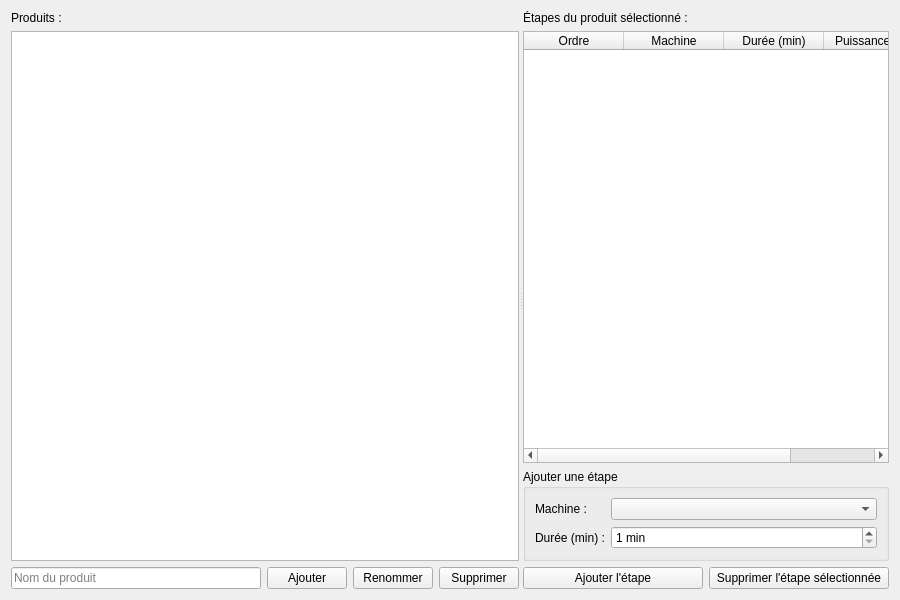
<?xml version="1.0" encoding="UTF-8"?>
<ui version="4.0">
 <class>ProductsTab</class>
 <widget class="QWidget" name="ProductsTab">
  <property name="geometry">
   <rect><x>0</x><y>0</y><width>900</width><height>600</height></rect>
  </property>
  <layout class="QVBoxLayout" name="main_layout">
   <item>
    <widget class="QSplitter" name="splitter">
     <property name="orientation"><enum>Qt::Horizontal</enum></property>
     <!-- Panneau gauche : liste des produits -->
     <widget class="QWidget" name="left_panel">
      <layout class="QVBoxLayout" name="left_vbox">
       <item>
        <widget class="QLabel" name="lbl_products">
         <property name="text"><string>Produits :</string></property>
        </widget>
       </item>
       <item>
        <widget class="QListWidget" name="list_products"/>
       </item>
       <item>
        <layout class="QHBoxLayout" name="prod_btn_row">
         <item>
          <widget class="QLineEdit" name="inp_prod_name">
           <property name="placeholderText"><string>Nom du produit</string></property>
          </widget>
         </item>
         <item>
          <widget class="QPushButton" name="btn_add_prod"><property name="text"><string>Ajouter</string></property></widget>
         </item>
         <item>
          <widget class="QPushButton" name="btn_ren_prod"><property name="text"><string>Renommer</string></property></widget>
         </item>
         <item>
          <widget class="QPushButton" name="btn_del_prod"><property name="text"><string>Supprimer</string></property></widget>
         </item>
        </layout>
       </item>
      </layout>
     </widget>
     <!-- Panneau droit : étapes du produit -->
     <widget class="QWidget" name="right_panel">
      <layout class="QVBoxLayout" name="right_vbox">
       <item>
        <widget class="QLabel" name="lbl_tasks">
         <property name="text"><string>Étapes du produit sélectionné :</string></property>
        </widget>
       </item>
       <item>
        <widget class="QTableWidget" name="table_tasks">
         <property name="editTriggers">
          <set>QAbstractItemView::NoEditTriggers</set>
         </property>
         <column><property name="text"><string>Ordre</string></property></column>
         <column><property name="text"><string>Machine</string></property></column>
         <column><property name="text"><string>Durée (min)</string></property></column>
         <column><property name="text"><string>Puissance (W)</string></property></column>
        </widget>
       </item>
       <item>
        <widget class="QGroupBox" name="grp_add_step">
         <property name="title"><string>Ajouter une étape</string></property>
         <layout class="QFormLayout" name="form_step">
          <item row="0" column="0">
           <widget class="QLabel" name="lbl_machine"><property name="text"><string>Machine :</string></property></widget>
          </item>
          <item row="0" column="1">
           <widget class="QComboBox" name="cmb_machine"/>
          </item>
          <item row="1" column="0">
           <widget class="QLabel" name="lbl_duration"><property name="text"><string>Durée (min) :</string></property></widget>
          </item>
          <item row="1" column="1">
           <widget class="QSpinBox" name="spn_duration">
            <property name="minimum"><number>1</number></property>
            <property name="maximum"><number>9999</number></property>
            <property name="suffix"><string> min</string></property>
           </widget>
          </item>
         </layout>
        </widget>
       </item>
       <item>
        <layout class="QHBoxLayout" name="step_btn_row">
         <item>
          <widget class="QPushButton" name="btn_add_step">
           <property name="text"><string>Ajouter l'étape</string></property>
          </widget>
         </item>
         <item>
          <widget class="QPushButton" name="btn_del_step">
           <property name="text"><string>Supprimer l'étape sélectionnée</string></property>
          </widget>
         </item>
        </layout>
       </item>
      </layout>
     </widget>
    </widget>
   </item>
  </layout>
 </widget>
 <resources/>
 <connections/>
</ui>
